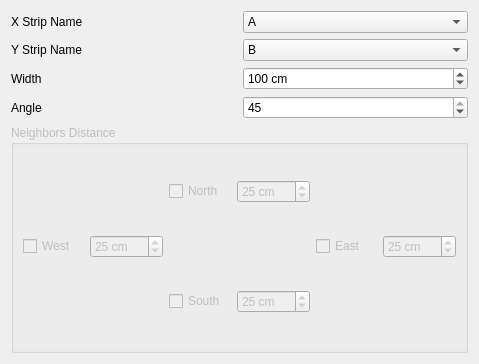
<?xml version="1.0" encoding="UTF-8"?>
<ui version="4.0">
 <class>Dialog</class>
 <widget class="QDialog" name="Dialog">
  <property name="geometry">
   <rect>
    <x>0</x>
    <y>0</y>
    <width>479</width>
    <height>364</height>
   </rect>
  </property>
  <property name="windowTitle">
   <string>Create Base of Foundation</string>
  </property>
  <layout class="QVBoxLayout" name="verticalLayout">
   <item>
    <layout class="QGridLayout" name="gridLayout">
     <item row="0" column="0">
      <widget class="QLabel" name="label">
       <property name="text">
        <string>X Strip Name</string>
       </property>
      </widget>
     </item>
     <item row="0" column="1">
      <widget class="QComboBox" name="x_strip_name">
       <item>
        <property name="text">
         <string>A</string>
        </property>
       </item>
       <item>
        <property name="text">
         <string>B</string>
        </property>
       </item>
       <item>
        <property name="text">
         <string>other</string>
        </property>
       </item>
      </widget>
     </item>
     <item row="1" column="0">
      <widget class="QLabel" name="label_3">
       <property name="text">
        <string>Y Strip Name</string>
       </property>
      </widget>
     </item>
     <item row="1" column="1">
      <widget class="QComboBox" name="y_strip_name">
       <property name="currentIndex">
        <number>1</number>
       </property>
       <item>
        <property name="text">
         <string>A</string>
        </property>
       </item>
       <item>
        <property name="text">
         <string>B</string>
        </property>
       </item>
       <item>
        <property name="text">
         <string>other</string>
        </property>
       </item>
      </widget>
     </item>
    </layout>
   </item>
   <item>
    <layout class="QHBoxLayout" name="horizontalLayout">
     <item>
      <widget class="QLabel" name="label_2">
       <property name="text">
        <string>Width</string>
       </property>
      </widget>
     </item>
     <item>
      <widget class="QSpinBox" name="width_spinbox">
       <property name="suffix">
        <string> cm</string>
       </property>
       <property name="minimum">
        <number>20</number>
       </property>
       <property name="maximum">
        <number>1000</number>
       </property>
       <property name="singleStep">
        <number>5</number>
       </property>
       <property name="value">
        <number>100</number>
       </property>
      </widget>
     </item>
    </layout>
   </item>
   <item>
    <layout class="QHBoxLayout" name="horizontalLayout_6">
     <item>
      <widget class="QLabel" name="label_4">
       <property name="text">
        <string>Angle</string>
       </property>
      </widget>
     </item>
     <item>
      <widget class="QSpinBox" name="angle_spinbox">
       <property name="suffix">
        <string/>
       </property>
       <property name="minimum">
        <number>5</number>
       </property>
       <property name="maximum">
        <number>45</number>
       </property>
       <property name="singleStep">
        <number>5</number>
       </property>
       <property name="value">
        <number>45</number>
       </property>
      </widget>
     </item>
    </layout>
   </item>
   <item>
    <widget class="QGroupBox" name="groupBox_2">
     <property name="enabled">
      <bool>false</bool>
     </property>
     <property name="title">
      <string>Neighbors Distance</string>
     </property>
     <layout class="QGridLayout" name="gridLayout_2">
      <item row="0" column="1">
       <layout class="QHBoxLayout" name="horizontalLayout_2">
        <item>
         <widget class="QCheckBox" name="north_checkbox">
          <property name="text">
           <string>North</string>
          </property>
         </widget>
        </item>
        <item>
         <widget class="QSpinBox" name="north_distance">
          <property name="suffix">
           <string> cm</string>
          </property>
          <property name="minimum">
           <number>5</number>
          </property>
          <property name="maximum">
           <number>1000</number>
          </property>
          <property name="singleStep">
           <number>5</number>
          </property>
          <property name="value">
           <number>25</number>
          </property>
         </widget>
        </item>
       </layout>
      </item>
      <item row="1" column="0">
       <layout class="QHBoxLayout" name="horizontalLayout_4">
        <item>
         <widget class="QCheckBox" name="west_checkbox">
          <property name="text">
           <string>West</string>
          </property>
         </widget>
        </item>
        <item>
         <widget class="QSpinBox" name="width_spinbox_5">
          <property name="suffix">
           <string> cm</string>
          </property>
          <property name="minimum">
           <number>5</number>
          </property>
          <property name="maximum">
           <number>1000</number>
          </property>
          <property name="singleStep">
           <number>5</number>
          </property>
          <property name="value">
           <number>25</number>
          </property>
         </widget>
        </item>
       </layout>
      </item>
      <item row="1" column="2">
       <layout class="QHBoxLayout" name="horizontalLayout_3">
        <item>
         <widget class="QCheckBox" name="east_checkbox">
          <property name="text">
           <string>East</string>
          </property>
         </widget>
        </item>
        <item>
         <widget class="QSpinBox" name="width_spinbox_4">
          <property name="suffix">
           <string> cm</string>
          </property>
          <property name="minimum">
           <number>5</number>
          </property>
          <property name="maximum">
           <number>1000</number>
          </property>
          <property name="singleStep">
           <number>5</number>
          </property>
          <property name="value">
           <number>25</number>
          </property>
         </widget>
        </item>
       </layout>
      </item>
      <item row="2" column="1">
       <layout class="QHBoxLayout" name="horizontalLayout_5">
        <item>
         <widget class="QCheckBox" name="south_checkbox">
          <property name="text">
           <string>South</string>
          </property>
         </widget>
        </item>
        <item>
         <widget class="QSpinBox" name="width_spinbox_3">
          <property name="suffix">
           <string> cm</string>
          </property>
          <property name="minimum">
           <number>5</number>
          </property>
          <property name="maximum">
           <number>1000</number>
          </property>
          <property name="singleStep">
           <number>5</number>
          </property>
          <property name="value">
           <number>25</number>
          </property>
         </widget>
        </item>
       </layout>
      </item>
     </layout>
    </widget>
   </item>
  </layout>
 </widget>
 <resources/>
 <connections/>
</ui>
